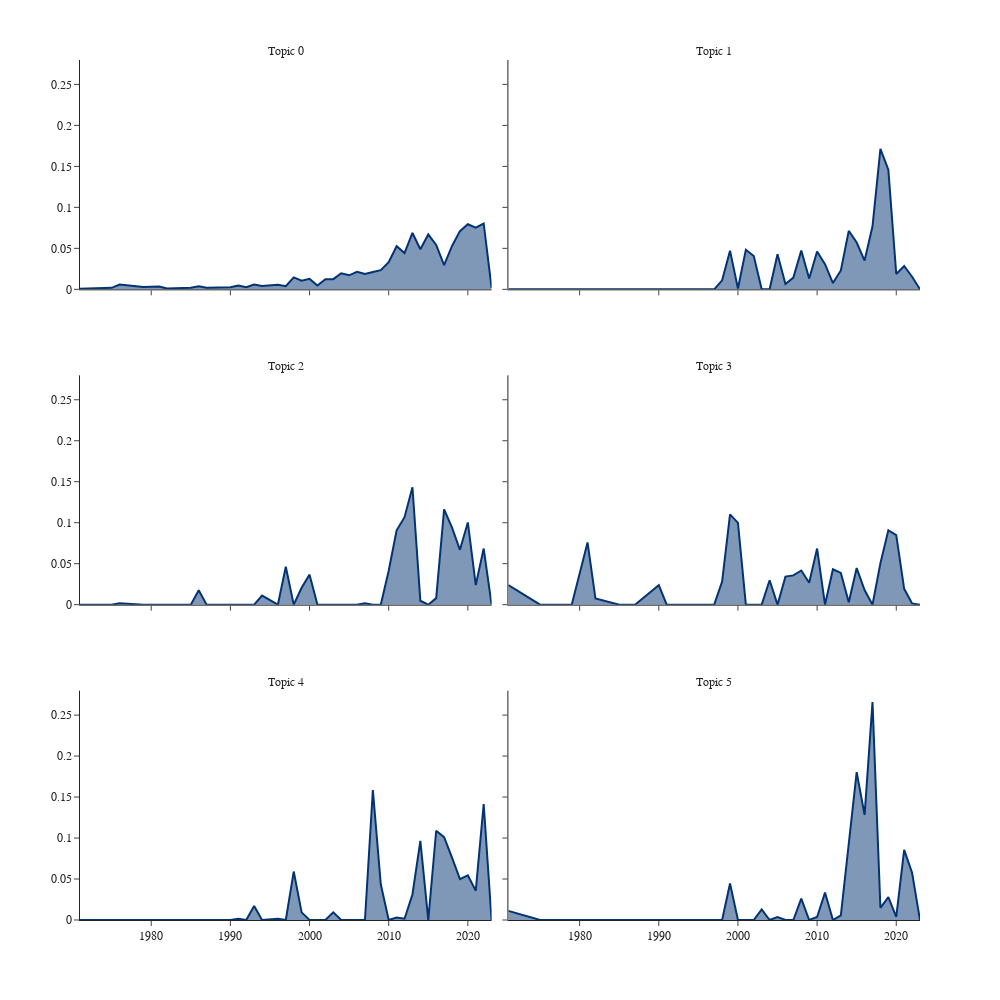

Notebook source saved alongside this figure:
### Code cell
area(topic_popularity(nmf_tm, nmf_df), "Year", "value", "variable")

### Figure 1 — Plotly figure (JSON) as saved in the notebook; plotly's stock layout.template omitted (floating-point values rounded to 4 significant figures)
{"data": [{"fillpattern": {"shape": ""}, "hovertemplate": "variable=Topic 0<br>Year=%{x}<br>value=%{y}<extra></extra>", "legendgroup": "", "line": {"color": "#023373"}, "marker": {"symbol": "circle"}, "mode": "lines", "name": "", "orientation": "v", "showlegend": false, "stackgroup": "1", "type": "scatter", "x": [1971, 1975, 1976, 1979, 1981, 1982, 1985, 1986, 1987, 1990, 1991, 1992, 1993, 1994, 1996, 1997, 1998, 1999, 2000, 2001, 2002, 2003, 2004, 2005, 2006, 2007, 2008, 2009, 2010, 2011, 2012, 2013, 2014, 2015, 2016, 2017, 2018, 2019, 2020, 2021, 2022, 2023], "xaxis": "x5", "y": [0.0006227, 0.001868, 0.005915, 0.002802, 0.003425, 0.000934, 0.001868, 0.003736, 0.001868, 0.002491, 0.00467, 0.002491, 0.005915, 0.004047, 0.005604, 0.003736, 0.01463, 0.01059, 0.01276, 0.00467, 0.01245, 0.01245, 0.01961, 0.01712, 0.02148, 0.01868, 0.02117, 0.02335, 0.033, 0.05262, 0.04421, 0.0688, 0.04888, 0.06694, 0.05417, 0.02958, 0.05293, 0.07098, 0.07939, 0.07534, 0.08032, 0.001868], "yaxis": "y5"}, {"fillpattern": {"shape": ""}, "hovertemplate": "variable=Topic 1<br>Year=%{x}<br>value=%{y}<extra></extra>", "legendgroup": "", "line": {"color": "#023373"}, "marker": {"symbol": "circle"}, "mode": "lines", "name": "", "orientation": "v", "showlegend": false, "stackgroup": "1", "type": "scatter", "x": [1971, 1975, 1976, 1979, 1981, 1982, 1985, 1986, 1987, 1990, 1991, 1992, 1993, 1994, 1996, 1997, 1998, 1999, 2000, 2001, 2002, 2003, 2004, 2005, 2006, 2007, 2008, 2009, 2010, 2011, 2012, 2013, 2014, 2015, 2016, 2017, 2018, 2019, 2020, 2021, 2022, 2023], "xaxis": "x6", "y": [0, 0, 0, 0, 0, 0, 0, 0, 0, 0, 0, 0, 0, 0, 0, 0, 0.01098, 0.0472, 0.001098, 0.0483, 0.04061, 0, 0, 0.04281, 0.006586, 0.01427, 0.0472, 0.01317, 0.0461, 0.03074, 0.007684, 0.02305, 0.07135, 0.05708, 0.03513, 0.07684, 0.1712, 0.146, 0.01866, 0.02854, 0.01537, 0], "yaxis": "y6"}, {"fillpattern": {"shape": ""}, "hovertemplate": "variable=Topic 2<br>Year=%{x}<br>value=%{y}<extra></extra>", "legendgroup": "", "line": {"color": "#023373"}, "marker": {"symbol": "circle"}, "mode": "lines", "name": "", "orientation": "v", "showlegend": false, "stackgroup": "1", "type": "scatter", "x": [1971, 1975, 1976, 1979, 1981, 1982, 1985, 1986, 1987, 1990, 1991, 1992, 1993, 1994, 1996, 1997, 1998, 1999, 2000, 2001, 2002, 2003, 2004, 2005, 2006, 2007, 2008, 2009, 2010, 2011, 2012, 2013, 2014, 2015, 2016, 2017, 2018, 2019, 2020, 2021, 2022, 2023], "xaxis": "x3", "y": [0, 0, 0.001592, 0, 0, 0, 0, 0.01752, 0, 0, 0, 0, 0, 0.01115, 0, 0.04618, 0, 0.0207, 0.03662, 0, 0, 0, 0, 0, 0, 0.001592, 0, 0, 0.0414, 0.09076, 0.1067, 0.1433, 0.004777, 0, 0.007962, 0.1162, 0.09395, 0.06688, 0.1003, 0.02389, 0.06847, 0], "yaxis": "y3"}, {"fillpattern": {"shape": ""}, "hovertemplate": "variable=Topic 3<br>Year=%{x}<br>value=%{y}<extra></extra>", "legendgroup": "", "line": {"color": "#023373"}, "marker": {"symbol": "circle"}, "mode": "lines", "name": "", "orientation": "v", "showlegend": false, "stackgroup": "1", "type": "scatter", "x": [1971, 1975, 1976, 1979, 1981, 1982, 1985, 1986, 1987, 1990, 1991, 1992, 1993, 1994, 1996, 1997, 1998, 1999, 2000, 2001, 2002, 2003, 2004, 2005, 2006, 2007, 2008, 2009, 2010, 2011, 2012, 2013, 2014, 2015, 2016, 2017, 2018, 2019, 2020, 2021, 2022, 2023], "xaxis": "x4", "y": [0.02381, 0, 0, 0, 0.07589, 0.00744, 0, 0, 0, 0.02381, 0, 0, 0, 0, 0, 0, 0.02827, 0.1101, 0.0997, 0, 0, 0, 0.02976, 0, 0.03423, 0.03571, 0.04167, 0.02679, 0.06845, 0, 0.04315, 0.03869, 0.002976, 0.04464, 0.01786, 0, 0.0506, 0.09077, 0.08482, 0.01935, 0.001488, 0], "yaxis": "y4"}, {"fillpattern": {"shape": ""}, "hovertemplate": "variable=Topic 4<br>Year=%{x}<br>value=%{y}<extra></extra>", "legendgroup": "", "line": {"color": "#023373"}, "marker": {"symbol": "circle"}, "mode": "lines", "name": "", "orientation": "v", "showlegend": false, "stackgroup": "1", "type": "scatter", "x": [1971, 1975, 1976, 1979, 1981, 1982, 1985, 1986, 1987, 1990, 1991, 1992, 1993, 1994, 1996, 1997, 1998, 1999, 2000, 2001, 2002, 2003, 2004, 2005, 2006, 2007, 2008, 2009, 2010, 2011, 2012, 2013, 2014, 2015, 2016, 2017, 2018, 2019, 2020, 2021, 2022, 2023], "xaxis": "x", "y": [0, 0, 0, 0, 0, 0, 0, 0, 0, 0, 0.001555, 0, 0.01711, 0, 0.001555, 0, 0.0591, 0.009331, 0, 0, 0, 0.009331, 0, 0, 0, 0, 0.1586, 0.04355, 0, 0.00311, 0.001555, 0.0311, 0.09642, 0, 0.1089, 0.1011, 0.07621, 0.04977, 0.05443, 0.03577, 0.1415, 0], "yaxis": "y"}, {"fillpattern": {"shape": ""}, "hovertemplate": "variable=Topic 5<br>Year=%{x}<br>value=%{y}<extra></extra>", "legendgroup": "", "line": {"color": "#023373"}, "marker": {"symbol": "circle"}, "mode": "lines", "name": "", "orientation": "v", "showlegend": false, "stackgroup": "1", "type": "scatter", "x": [1971, 1975, 1976, 1979, 1981, 1982, 1985, 1986, 1987, 1990, 1991, 1992, 1993, 1994, 1996, 1997, 1998, 1999, 2000, 2001, 2002, 2003, 2004, 2005, 2006, 2007, 2008, 2009, 2010, 2011, 2012, 2013, 2014, 2015, 2016, 2017, 2018, 2019, 2020, 2021, 2022, 2023], "xaxis": "x2", "y": [0.01115, 0, 0, 0, 0, 0, 0, 0, 0, 0, 0, 0, 0, 0, 0, 0, 0, 0.04461, 0, 0, 0, 0.01301, 0, 0.003717, 0, 0, 0.02602, 0, 0.003717, 0.03346, 0, 0.005576, 0.0948, 0.1803, 0.1283, 0.2658, 0.01487, 0.02788, 0.003717, 0.0855, 0.05762, 0], "yaxis": "y2"}], "layout": {"annotations": [{"font": {}, "showarrow": false, "text": "Topic 4", "x": 0.245, "xanchor": "center", "xref": "paper", "y": 0.2667, "yanchor": "bottom", "yref": "paper"}, {"font": {}, "showarrow": false, "text": "Topic 5", "x": 0.755, "xanchor": "center", "xref": "paper", "y": 0.2667, "yanchor": "bottom", "yref": "paper"}, {"font": {}, "showarrow": false, "text": "Topic 2", "x": 0.245, "xanchor": "center", "xref": "paper", "y": 0.6333, "yanchor": "bottom", "yref": "paper"}, {"font": {}, "showarrow": false, "text": "Topic 3", "x": 0.755, "xanchor": "center", "xref": "paper", "y": 0.6333, "yanchor": "bottom", "yref": "paper"}, {"font": {}, "showarrow": false, "text": "Topic 0", "x": 0.245, "xanchor": "center", "xref": "paper", "y": 1, "yanchor": "bottom", "yref": "paper"}, {"font": {}, "showarrow": false, "text": "Topic 1", "x": 0.755, "xanchor": "center", "xref": "paper", "y": 1, "yanchor": "bottom", "yref": "paper"}], "font": {"family": "Times New Roman"}, "height": 1000, "legend": {"tracegroupgap": 0}, "margin": {"t": 60}, "showlegend": false, "width": 1000, "xaxis": {"anchor": "y", "domain": [0, 0.49], "title": {"text": ""}}, "xaxis2": {"anchor": "y2", "domain": [0.51, 1], "matches": "x", "title": {"text": ""}}, "xaxis3": {"anchor": "y3", "domain": [0, 0.49], "matches": "x", "showticklabels": false, "title": {"text": ""}}, "xaxis4": {"anchor": "y4", "domain": [0.51, 1], "matches": "x", "showticklabels": false, "title": {"text": ""}}, "xaxis5": {"anchor": "y5", "domain": [0, 0.49], "matches": "x", "showticklabels": false, "title": {"text": ""}}, "xaxis6": {"anchor": "y6", "domain": [0.51, 1], "matches": "x", "showticklabels": false, "title": {"text": ""}}, "yaxis": {"anchor": "x", "domain": [0, 0.2667], "title": {"text": ""}}, "yaxis2": {"anchor": "x2", "domain": [0, 0.2667], "matches": "y", "showticklabels": false, "title": {"text": ""}}, "yaxis3": {"anchor": "x3", "domain": [0.3667, 0.6333], "matches": "y", "title": {"text": ""}}, "yaxis4": {"anchor": "x4", "domain": [0.3667, 0.6333], "matches": "y", "showticklabels": false, "title": {"text": ""}}, "yaxis5": {"anchor": "x5", "domain": [0.7333, 1], "matches": "y", "title": {"text": ""}}, "yaxis6": {"anchor": "x6", "domain": [0.7333, 1], "matches": "y", "showticklabels": false, "title": {"text": ""}}}}
